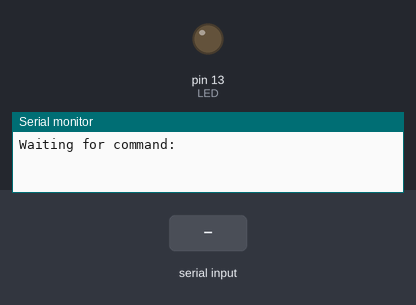
Simulated run of this sketch. Board: Arduino Uno, built with avr-gcc and run on an emulated ATmega328P. On the bench: output pins drawn as LEDs (lit = HIGH), the last lines printed to the serial monitor. The inputs (shaded band) are chosen by the test bench.

Above: at 1.2 s.
1.3 s: "1" received over the second serial link
At 2.4 s:
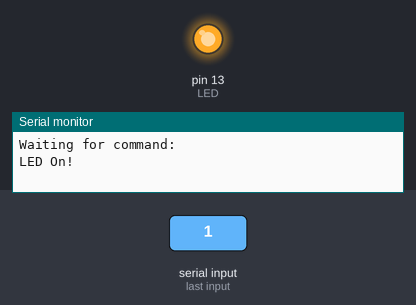
3.5 s: "0" received over the second serial link
At 5.5 s:
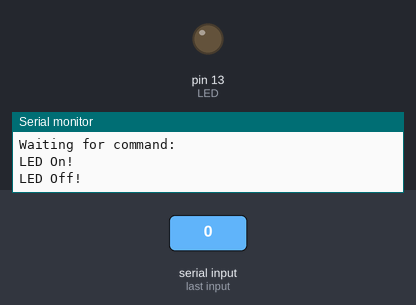
Timing chart, 0 to 7.0 s (numbered marks = the images above; inputs shaded):
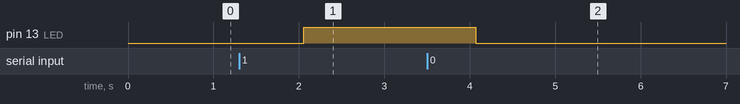

The sketch:

WEEK_3_BLUETOOTH.ino
```cpp
#include <SoftwareSerial.h>
SoftwareSerial Bluetooth(9, 8);
int LED = 13;
int Data;
void setup() {
  Bluetooth.begin(9600);
  Serial.begin(9600);
  Serial.println("Waiting for command:");
  Bluetooth.println("Send 1 to turn on the LED,");
  Bluetooth.println("Send 0 to turn off the LED");
  pinMode(LED, OUTPUT);}
void loop() {
  if (Bluetooth.available()) {
    Data = Bluetooth.read();
    if (Data == '1') {
      digitalWrite(LED, HIGH);
      Serial.println("LED On!");
      Bluetooth.println("LED On!"); }
    else if (Data == '0') {
      digitalWrite(LED, LOW);
      Serial.println("LED Off!");
      Bluetooth.println("LED Off!"); }}
  else  delay(1000); }
```

Measured:
- after the input at 1.3 s, pin 13 (LED): LOW → HIGH after 0.76 s
- after the input at 3.5 s, pin 13 (LED): HIGH → LOW after 0.57 s
